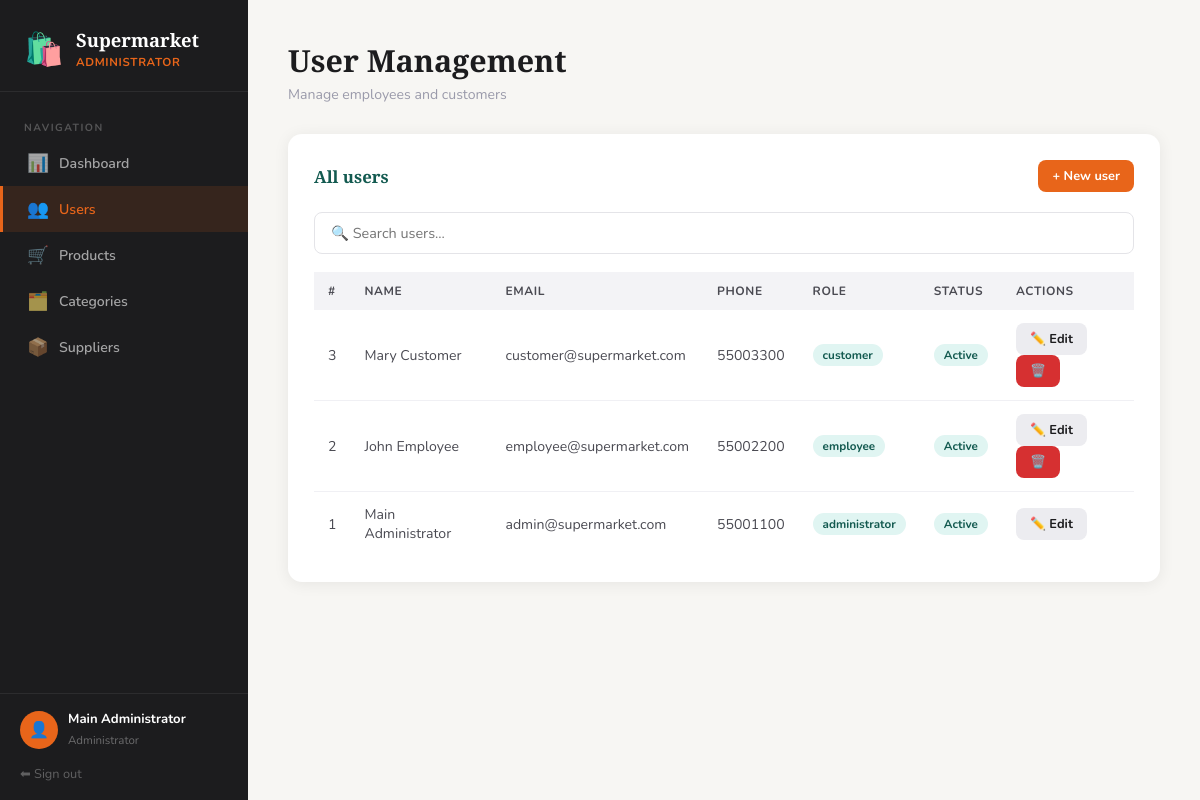
The page /modules/admin/users.php (signed in) on the database its author committed.
### tables this page shows
CREATE TABLE users (
    id INT AUTO_INCREMENT PRIMARY KEY,
    name VARCHAR(150) NOT NULL,
    email VARCHAR(100) NOT NULL UNIQUE,
    phone VARCHAR(20),
    password VARCHAR(255) NOT NULL,
    role_id INT NOT NULL,
    active TINYINT(1) DEFAULT 1,
    created_at TIMESTAMP DEFAULT CURRENT_TIMESTAMP,
    FOREIGN KEY (role_id) REFERENCES roles(id)
);

CREATE TABLE roles (
    id INT AUTO_INCREMENT PRIMARY KEY,
    name VARCHAR(50) NOT NULL UNIQUE
);

### modules/admin/users.php (the view, shortened to what this page needs)
<?php
$conn = getConnection();
$users = $conn->query("SELECT u.*, r.name AS role_name FROM users u JOIN roles r ON u.role_id=r.id ORDER BY u.id DESC");
?>
<!DOCTYPE html>
<html lang="en">
<head>
    <link rel="stylesheet" href="../../assets/css/style.css">
</head>
<body>
<div class="app-layout">
    <?php include '../../config/sidebar.php'; ?>
    <main class="main-content">
        <div class="page-header"><h1>User Management</h1><p>Manage employees and customers</p></div>
        <div class="card">
            <div class="card-header">
                <h3>All users</h3>
                <button class="btn btn-primary btn-sm" onclick="openModal('modalCreate')">+ New user</button>
            </div>
            <div class="search-bar">
                <input type="text" id="searchInput" placeholder="🔍 Search users...">
            </div>
            <div class="table-wrap">
                <table id="tableUsers">
                    <thead><tr><th>#</th><th>Name</th><th>Email</th><th>Phone</th><th>Role</th><th>Status</th><th>Actions</th></tr></thead>
                    <tbody>
                    <?php while ($u = $users->fetch_assoc()): ?>
                        <tr>
                            <td><?= $u['id'] ?></td>
                            <td><?= htmlspecialchars($u['name']) ?></td>
                            <td><?= htmlspecialchars($u['email']) ?></td>
                            <td><?= htmlspecialchars($u['phone'] ?? '—') ?></td>
                            <td><span class="badge badge-teal"><?= $u['role_name'] ?></span></td>
                            <td><span class="badge <?= $u['active'] ? 'badge-teal' : 'badge-red' ?>"><?= $u['active'] ? 'Active' : 'Inactive' ?></span></td>
                            <td>
                                <button class="btn btn-secondary btn-sm"
                                    onclick="editUser(<?= htmlspecialchars(json_encode($u)) ?>)">✏️ Edit</button>
                                <?php if ($u['id'] !== $_SESSION['user_id']): ?>
                                    <a href="?delete=<?= $u['id'] ?>" class="btn btn-danger btn-sm"
                                       onclick="return confirmDelete()">🗑️</a>
                                <?php endif; ?>
                            </td>
                        </tr>
                    <?php endwhile; ?>
                    </tbody>
                </table>
            </div>
        </div>
    </main>
</div>
</body>
</html>

### assets/css/style.css (style rules this page uses)
:root { --orange: #e8651a; --orange-dark: #c45413; --orange-light: #fdf0e8; --teal: #1a7a6e; --teal-dark: #135a50; --teal-light: #e0f5f2; --dark: #1c1c1e; --mid: #4a4a52; --muted: #9a9aaa; --bg: #f7f6f3; --white: #ffffff; --red: #d63031; --red-light: #fdecea; --yellow-light: #fef9e7; --yellow-dark: #7d6608; --shadow: 0 2px 16px rgba(0,0,0,0.07); --shadow-lg: 0 8px 32px rgba(0,0,0,0.12); --radius: 14px; --radius-sm: 8px; }
* { margin: 0; padding: 0; box-sizing: border-box; }
body { font-family: 'Nunito', sans-serif; background: var(--bg); color: var(--dark); min-height: 100vh; }
h1, h2, h3 { font-family: 'Playfair Display', serif; }
.btn { display: inline-flex; align-items: center; gap: 7px; padding: 11px 22px; border: none; border-radius: var(--radius-sm); font-family: 'Nunito', sans-serif; font-size: 0.92rem; font-weight: 700; cursor: pointer; transition: all 0.2s; text-decoration: none; }
.btn-primary { background: var(--orange); color: white; }
.btn-danger { background: var(--red); color: white; }
.btn-secondary { background: #ececf0; color: var(--dark); }
.btn-sm { padding: 7px 14px; font-size: 0.8rem; }
.app-layout { display: flex; min-height: 100vh; }
.main-content { margin-left: 248px; padding: 40px; flex: 1; }
.page-header { margin-bottom: 30px; }
.page-header h1 { font-size: 1.9rem; color: var(--dark); }
.page-header p { color: var(--muted); margin-top: 4px; font-size: 0.88rem; }
.card { background: white; border-radius: var(--radius); box-shadow: var(--shadow); padding: 26px; margin-bottom: 24px; }
.card-header { display: flex; justify-content: space-between; align-items: center; margin-bottom: 20px; }
.card-header h3 { font-size: 1.05rem; color: var(--teal-dark); }
.table-wrap { overflow-x: auto; }
table { width: 100%; border-collapse: collapse; font-size: 0.88rem; }
thead th { background: #f3f3f6; color: var(--mid); padding: 11px 14px; text-align: left; font-weight: 700; font-size: 0.75rem; letter-spacing: 0.05em; text-transform: uppercase; }
tbody td { padding: 13px 14px; border-bottom: 1px solid #f0f0f4; color: var(--mid); }
tbody tr:last-child td { border-bottom: none; }
.badge { display: inline-block; padding: 3px 10px; border-radius: 20px; font-size: 0.73rem; font-weight: 700; }
.badge-teal { background: var(--teal-light); color: var(--teal-dark); }
.search-bar { display: flex; gap: 12px; margin-bottom: 18px; }
.search-bar input { flex: 1; padding: 10px 16px; border: 1.5px solid #e4e4e8; border-radius: var(--radius-sm); font-family: 'Nunito', sans-serif; font-size: 0.9rem; outline: none; }

### rows shown on the page
users: id "3", name "Mary Customer", email "customer@supermarket.com", phone "55003300", role.name "customer", active "Active"
users: id "2", name "John Employee", email "employee@supermarket.com", phone "55002200", role.name "employee", active "Active"
users: id "1", name "Main Administrator", email "admin@supermarket.com", phone "55001100", role.name "administrator", active "Active"

### other values the page prints
$roleLabels[$role] "ADMINISTRATOR"
$item['icon'] "📊"
$item['label'] "Dashboard"
$item['icon'] "👥"
$item['label'] "Users"
$item['icon'] "🛒"
$item['label'] "Products"
$item['icon'] "🗂️"
$item['label'] "Categories"
$item['icon'] "📦"
$item['label'] "Suppliers"
$_SESSION['name'] "Main Administrator"
$role "Administrator"
